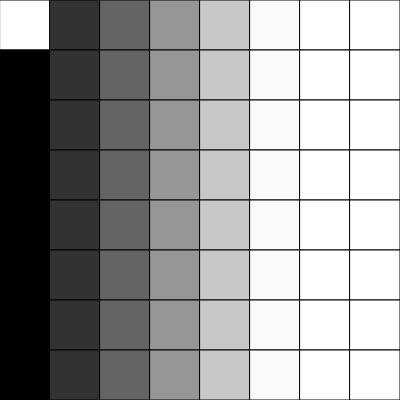
Frame 1 (no input)
Frame 60 (no input): identical to frame 1, image omitted
Frame 120 (the mouse pressed at the canvas centre since frame 60): identical to frame 1, image omitted

The p5.js sketch that drew this single still picture (run headless with seeded random() and noise() and a simulated clock; from frame 60 on, the mouse is pressed at the canvas centre):

// p5.js sketch
// ── sketch.js
function setup() {
  createCanvas(400, 400);
  background(220);
}

function draw() {
  
  let stepSize = 50;

  for (let x = 0; x < 400; x += stepSize) {
  for (let y = 0; y < 400; y += stepSize) {

    


  let color = map(x, y, x, y, x)

    
    fill(color)
    rect(x, y, 50, 50)
  }
}
}
